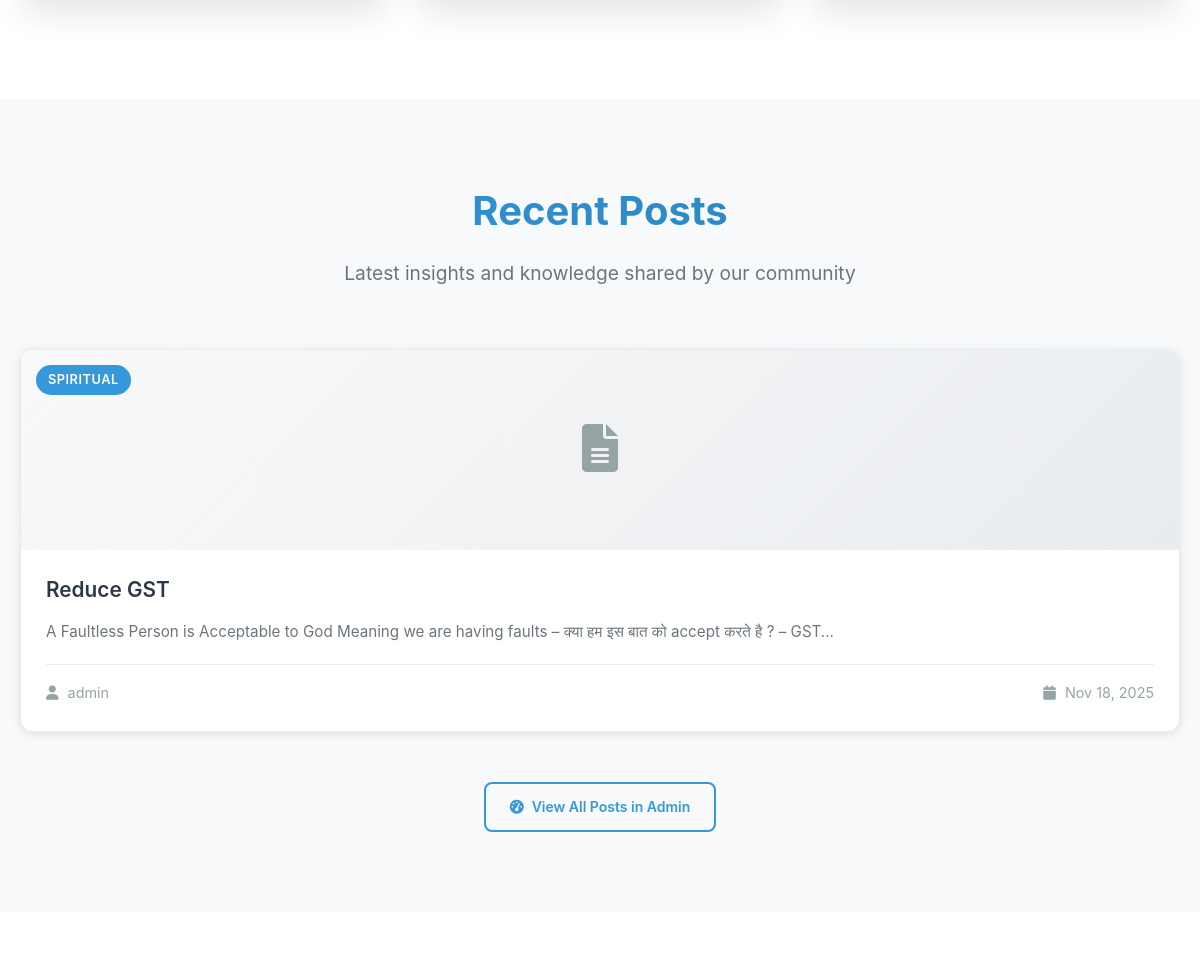
Page / (signed in, middle part) on the earlier database version.
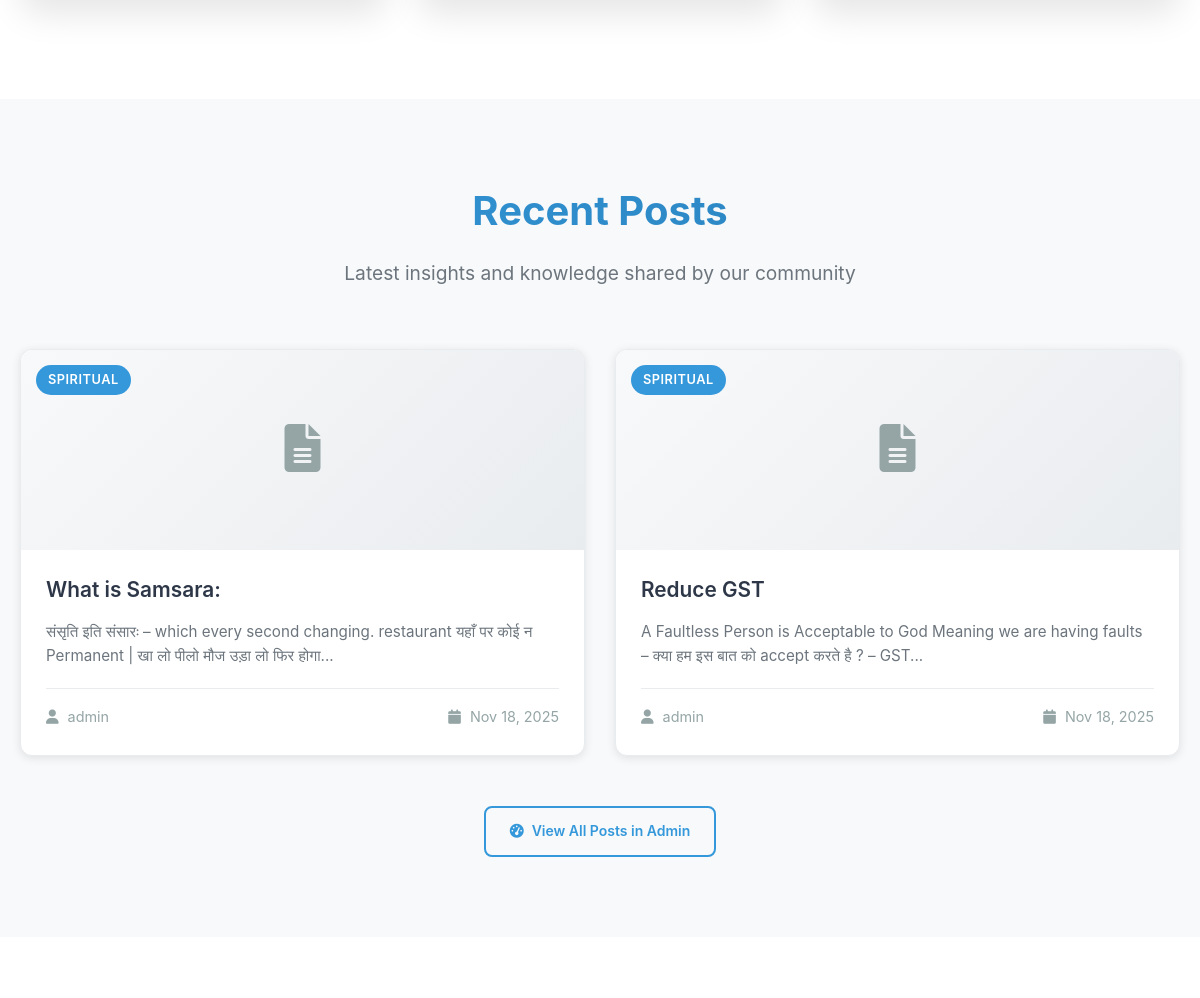
Same page on the later database version.
### tables this page shows
CREATE TABLE posts
                 (id INTEGER PRIMARY KEY AUTOINCREMENT,
                  title TEXT NOT NULL,
                  content TEXT NOT NULL,
                  category TEXT NOT NULL,
                  image_path TEXT,
                  author_id INTEGER,
                  created_at TIMESTAMP DEFAULT CURRENT_TIMESTAMP,
                  FOREIGN KEY (author_id) REFERENCES users (id));

CREATE TABLE users
                 (id INTEGER PRIMARY KEY AUTOINCREMENT,
                  username TEXT UNIQUE NOT NULL,
                  email TEXT UNIQUE NOT NULL,
                  password TEXT NOT NULL,
                  is_admin BOOLEAN DEFAULT FALSE,
                  created_at TIMESTAMP DEFAULT CURRENT_TIMESTAMP);

### app.py (the view)
@app.route('/')
def index():
    conn = get_db_connection()
    posts = conn.execute('''
        SELECT p.*, u.username
        FROM posts p
        JOIN users u ON p.author_id = u.id
        ORDER BY p.created_at DESC
        LIMIT 6
    ''').fetchall()
    conn.close()
    return render_template('index.html', posts=posts)

### app.py (called while the page is built)
def get_db_connection():
    conn = sqlite3.connect('blog.db')
    conn.row_factory = sqlite3.Row
    return conn

def get_unread_message_count():
    conn = get_db_connection()
    count = conn.execute('SELECT COUNT(*) as count FROM messages WHERE is_read = 0').fetchone()['count']
    conn.close()
    return count

@app.context_processor
def inject_unread_count():
    if session.get('is_admin'):
        return {'unread_count': get_unread_message_count()}
    return {'unread_count': 0}

def format_date(date_string, format='%b %d, %Y'):
    if isinstance(date_string, str):
        try:
            dt = datetime.strptime(date_string, '%Y-%m-%d %H:%M:%S')
            return dt.strftime(format)
        except:
            try:
                dt = datetime.strptime(date_string, '%Y-%m-%d')
                return dt.strftime(format)
            except:
                return date_string[:10]  # Return first 10 characters if parsing fails
    elif isinstance(date_string, datetime):
        return date_string.strftime(format)
    return str(date_string)

@app.context_processor
def utility_processor():
    return dict(
        get_image_url=get_image_url,
        format_date=format_date
    )

### templates/index.html (shortened to what this page needs)
{% extends "base.html" %}
{% block content %}
<section class="categories-section section-padding">
    <div class="container">
        <div class="flashcards-container">
            <div class="flashcards-grid">
            </div>
        </div>
    </div>
</section>
{% if session.user_id %}
<section class="recent-posts-section section-padding bg-light">
    <div class="container">
        <div class="section-header">
            <h2 class="section-title">Recent Posts</h2>
            <p class="section-subtitle">Latest insights and knowledge shared by our community</p>
        </div>
        {% if posts %}
        <div class="posts-grid">
            {% for post in posts %}
            <article class="post-card">
                {% if post['image_path'] %}
                <div class="post-image">
                    <img src="{{ get_image_url(post['image_path']) }}" alt="{{ post['title'] }}" loading="lazy">
                    <div class="post-category-badge">{{ post['category'] }}</div>
                </div>
                {% else %}
                <div class="post-image placeholder">
                    <div class="placeholder-icon">
                        <i class="fas fa-file-alt"></i>
                    </div>
                    <div class="post-category-badge">{{ post['category'] }}</div>
                </div>
                {% endif %}
                <div class="post-content">
                    <h3 class="post-title">
                        <a href="{{ url_for('view_post', post_id=post['id']) }}">{{ post['title'] }}</a>
                    </h3>
                    <p class="post-excerpt">
                        {{ post['content']|striptags|truncate(120) }}
                    </p>
                    <div class="post-meta">
                        <div class="post-author">
                            <i class="fas fa-user"></i>
                            <span>{{ post['username'] }}</span>
                        </div>
                        <div class="post-date">
                            <i class="fas fa-calendar"></i>
                            <span>{{ format_date(post['created_at']) }}</span>
                        </div>
                    </div>
                </div>
            </article>
            {% endfor %}
        </div>
        <div class="section-footer">
            {% if session.is_admin %}
            <a href="{{ url_for('admin_dashboard') }}" class="btn btn-outline">
                <i class="fas fa-tachometer-alt"></i>
                View All Posts in Admin
            </a>
            {% else %}
            <a href="{{ url_for('category_posts', category_name='Esoteric Science') }}" class="btn btn-outline">
                <i class="fas fa-book-open"></i>
                Explore More Posts
            </a>
            {% endif %}
        </div>
        {% endif %}
    </div>
</section>
{% endif %}
{% endblock %}

Differences in the rows shown:
added posts: category "SPIRITUAL", title "What is Samsara:", content "संसृति इति संसारः – which every second changing. restaurant यहाँ पर कोई न Permanent | खा लो पीलो मौज उड़ा लो फिर होगा...", username "admin", created_at "Nov 18, 2025"
